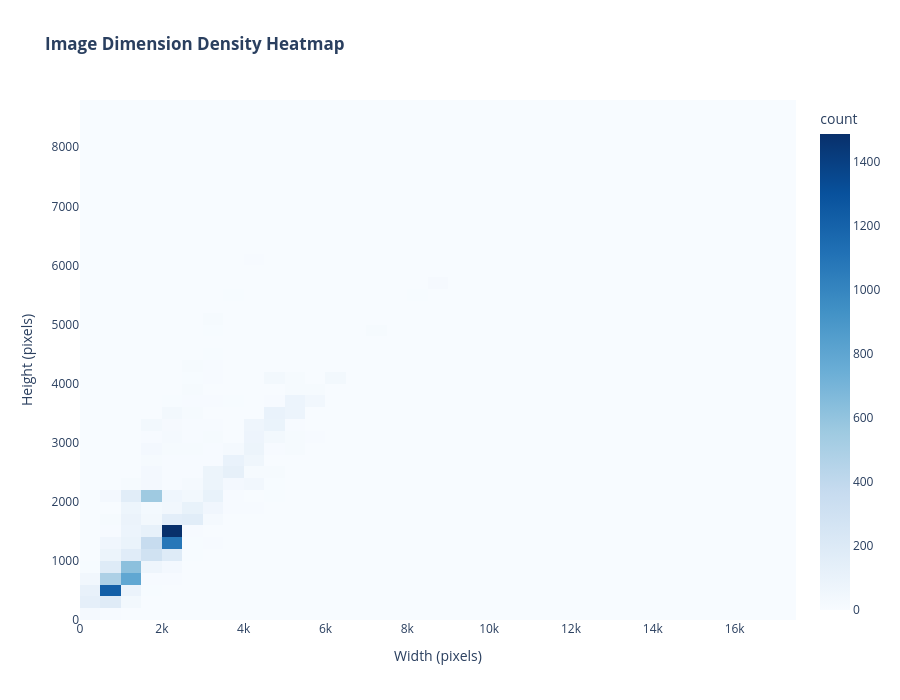

The notebook cell this image was saved under:
### Code cell
# Create 2D histogram/heatmap of image dimensions
fig = px.density_heatmap(
    metadata,
    x='width',
    y='height',
    nbinsx=50,
    nbinsy=50,
    title='<b>Image Dimension Density Heatmap</b>',
    labels={'width': 'Width (pixels)', 'height': 'Height (pixels)'},
    color_continuous_scale='Blues'
)

fig.update_layout(
    width=900,
    height=700,
    plot_bgcolor='white'
)

fig.show()

### Figure 1 — Plotly figure (JSON) as saved in the notebook; plotly's stock layout.template omitted (floating-point values rounded to 4 significant figures; data arrays with more than 128 entries replaced by an {"elided": "..."} marker saying what was removed)
{"data": [{"coloraxis": "coloraxis", "hovertemplate": "Width (pixels)=%{x}<br>Height (pixels)=%{y}<br>count=%{z}<extra></extra>", "name": "", "nbinsx": 50, "nbinsy": 50, "type": "histogram2d", "x": {"elided": "11983 int values"}, "xaxis": "x", "xbingroup": "x", "y": {"elided": "11983 int values"}, "yaxis": "y", "ybingroup": "y"}], "layout": {"coloraxis": {"colorbar": {"title": {"text": "count"}}, "colorscale": [[0, "rgb(247,251,255)"], [0.125, "rgb(222,235,247)"], [0.25, "rgb(198,219,239)"], [0.375, "rgb(158,202,225)"], [0.5, "rgb(107,174,214)"], [0.625, "rgb(66,146,198)"], [0.75, "rgb(33,113,181)"], [0.875, "rgb(8,81,156)"], [1, "rgb(8,48,107)"]]}, "height": 700, "legend": {"tracegroupgap": 0}, "plot_bgcolor": "white", "title": {"text": "<b>Image Dimension Density Heatmap</b>"}, "width": 900, "xaxis": {"anchor": "y", "domain": [0, 1], "title": {"text": "Width (pixels)"}}, "yaxis": {"anchor": "x", "domain": [0, 1], "title": {"text": "Height (pixels)"}}}}
